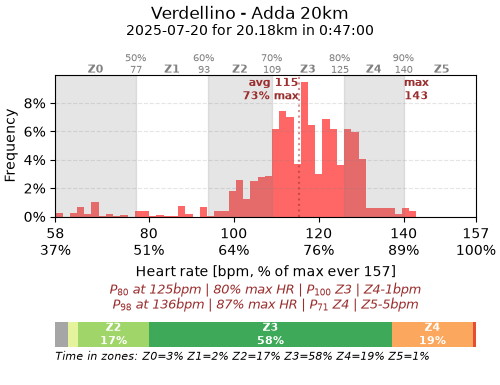

Write the Python code that produced this figure.
from dataclasses import dataclass
from pathlib import Path

import click
import datetime_utils
import matplotlib.pyplot as plt
from garmin_connect_client import ActivityDetailsResponse, ActivitySummaryResponse
from garmin_connect_client.garmin_connect_token_managers import (
    FakeTestGarminConnectTokenManager,
    FileGarminConnectTokenManager,
)
from matplotlib.axes import Axes
from matplotlib.figure import Figure

from ...base_cli_view import ACTIVITY_ID_TYPE, BaseClickCommand
from ...conf import settings
from ...conf.settings_module import ROOT_DIR
from .. import base_api, base_plot
from ..base_plot import PERCENTILE_TO_DRAW_ENUM, _make_subtitle, _make_title


@click.command(
    cls=BaseClickCommand,
    name="plot-simple-ride",
    help="""
    Plot a simple bike ride.
    
    \b
    Examples
    $ san plot-simple-ride 19795436851 --title "Verdellino - Adda 20km" --figure-size 5.0 6.5 -d ~/workspace/sport-monorepo/projects/sport-analysis/output-images/
    """,
)
@click.argument(
    # id (int) of Garmin activity to analyze or "LATEST" or "LATEST-3".
    "garmin-activity-id",
    nargs=1,
    type=ACTIVITY_ID_TYPE,
    # help="Garmin activity id or LATEST or LATEST-3",
)
@click.option(
    "--percentile-to-draw",
    type=click.Choice(tuple(x for x in PERCENTILE_TO_DRAW_ENUM), case_sensitive=False),
    help="Optional percentile to draw in histogram; P80 is great for a 80/20 ride, P98 for a slow ride; eg. P80 | P98",
)
@click.option("--title", type=str)
@click.option(
    "--figure-size",
    nargs=2,
    type=click.Tuple([float, float]),
    help="eg. 5.0 7.0; a tuple of floats",
)
@click.option(
    "--dir",
    "-d",
    "dir_or_file_path",
    type=click.Path(
        # exists=True,
        file_okay=True,
        dir_okay=True,
        readable=True,
        writable=True,
        resolve_path=True,
        path_type=Path,
    ),
    default=ROOT_DIR / "output-images",
    help="Either dir or file path where to store the .png plot",
)
def plot_simple_ride_api_cli_view(
    # id (int) of Garmin activity to analyze or ("LATEST", 0) or ("LATEST", -3).
    garmin_activity_id: int | tuple[str, int],
    percentile_to_draw: PERCENTILE_TO_DRAW_ENUM | None = None,
    title: str | None = None,
    figure_size: tuple[float, float] | None = None,
    dir_or_file_path: Path = ROOT_DIR / "output-images",
) -> None:
    """
    Plot the HR histogram alone for the given Garmin activity id as a bike ride.
    """
    if dir_or_file_path.suffix:  # It's a file.
        if dir_or_file_path.suffix == ".png":  # It's a .png file.
            if dir_or_file_path.exists():
                raise click.BadParameter("The given .png file already exists")
        else:
            raise click.BadParameter("Not a .png file path")
        save_to_png_file_path: Path = dir_or_file_path
    else:  # It's a dir.
        if not dir_or_file_path.exists():
            raise click.BadParameter("The given dir does not exists")
        ts = datetime_utils.now().isoformat()  # Eg. "2025-05-13T21:01:33.752427+02:00".
        save_to_png_file_path: Path = dir_or_file_path / f"{ts}.png"

    plot_ride = PlotSimpleRideApi(
        garmin_activity_id,
        percentile_to_draw=percentile_to_draw,
        title=title,
        figure_size=figure_size,
    )
    return plot_ride.plot(save_to_png_file_path=save_to_png_file_path)


@dataclass
class CollectedData:
    summary_resp: ActivitySummaryResponse = None
    details_resp: ActivityDetailsResponse = None


class PlotSimpleRideApi(base_api.MixinGarminRequestsApi, base_plot.MixinHrPlot):
    def __init__(
        self,
        # id (int) of Garmin activity to analyze or ("LATEST", 0) or ("LATEST", -3).
        garmin_activity_id: int | tuple[str, int],
        percentile_to_draw: PERCENTILE_TO_DRAW_ENUM | str | None = None,
        title: str | None = None,
        figure_size: tuple[float, float] | None = None,
        garmin_connect_token_manager: (
            FileGarminConnectTokenManager | FakeTestGarminConnectTokenManager | None
        ) = None,
    ):
        """
        Args:
            garmin_activity_id: id (int) of Garmin activity to analyze or ("LATEST", 0)
             or ("LATEST", -3).
            percentile_to_draw: either P80 or P98 to draw as vertical line on the
             histogram. Note that both percentiles are always written as text under the
             histogram.
            title: plot title.
            figure_size: customize the figure size, eg. (3.0, 5.5).
            garmin_connect_token_manager: use FakeTestGarminConnectTokenManager when
             replaying VCR episodes.
        """
        super().__init__(garmin_connect_token_manager)

        self.garmin_activity_id = garmin_activity_id
        self.percentile_to_draw = percentile_to_draw
        self.title = title
        self.figure_size = figure_size

        # It's the store for responses collected for all activities.
        self._s: list[CollectedData] = []

        # Matplotlib axes mosaic. This figure is made of 3 charts in 2 rows and 1 col.
        #  These _axes_mosaic represent these 2 rows and 1 col.
        #  Each item in the _axes_mosaic dict is an Axes instance: the x-axis and y-axis
        #  of an actual chart.
        self._axes_mosaic: dict[str, Axes]

    def _plot_hr_histogram(self):
        hr_stream = self._s[0].details_resp.get_heartrate_stream(
            do_remove_none_values=False
        )
        self._plot_hr_histogram_mixin(
            self._axes_mosaic["hr-hist"],
            hr_stream,
            hr_max_ever=settings.HR_MAX_EVER_RIDE,
            percentile_to_draw=self.percentile_to_draw,
        )

    def _plot_hr_zones(self):
        hr_stream = self._s[0].details_resp.get_heartrate_stream(
            do_remove_none_values=False
        )
        self._plot_hr_zones_mixin(
            self._axes_mosaic["hr-zones"],
            hr_stream,
            settings.HR_MIN,
            settings.HR_MAX_EVER_RIDE,
        )

    def plot(self, save_to_png_file_path: Path | str | None = None):
        ## Find the actual Garmin activity, if the garmin id arg was LATEST or LATEST-3.
        original_garmin_activity_id_arg = self.garmin_activity_id
        if (
            # original_garmin_activity_id_arg is a tuple like ("LATEST", 0) or ("LATEST", -3).
            isinstance(original_garmin_activity_id_arg, tuple)
            and original_garmin_activity_id_arg[0] == "LATEST"
        ):
            # Get N-most recent running activity from Garmin API.
            self.garmin_activity_id = self._api_search_activities(
                activity_type="cycling",
                n_results=abs(original_garmin_activity_id_arg[1]) + 1,
            )[-1]
        self.print_activity_urls(
            original_activity_id_arg=original_garmin_activity_id_arg,
            garmin_activity_id=self.garmin_activity_id,
            activity_txt_to_print="ride",
        )

        ## Collect summary and details.
        self._s.append(
            CollectedData(
                summary_resp=self._api_get_activity_summary(self.garmin_activity_id),
                details_resp=self._api_get_activity_details(
                    self.garmin_activity_id,
                    max_metrics_data_count=100 * 1000,
                ),
            )
        )

        self.print_activity_date(self._s[0].summary_resp.summary["startTimeLocal"])

        # Figure.
        figure, self._axes_mosaic = self._make_subplot_mosaic()
        figure: Figure
        self._axes_mosaic: dict[str, Axes]

        # All plots.
        self._plot_hr_histogram()
        self._plot_hr_zones()

        # Title and subtitle.
        title = _make_title(
            activity_original_title=self._s[0].summary_resp.data["activityName"],
            custom_title=self.title,
        )
        figure.suptitle(title + "\n  ")
        subtitle = _make_subtitle(
            activity_original_start_time_local=self._s[0].summary_resp.summary[
                "startTimeLocal"
            ],
            activity_original_duration=self._s[0].summary_resp.summary["duration"],
            activity_original_distance=self._s[0].summary_resp.summary["distance"],
        )
        figure.text(
            figure.get_figwidth() / 2,  # Inches.
            figure.get_figheight() - 0.35,  # Inches.
            subtitle,
            fontsize=10,
            horizontalalignment="center",
            transform=figure.dpi_scale_trans,  # Use inches as figure size.
        )

        # Docs on legend location:
        #  https://matplotlib.org/stable/users/explain/axes/legend_guide.html
        figure.legend(
            loc="outside lower left",
            ncol=1,
            frameon=False,
            fontsize=9,
            labelspacing=0.8,
        )

        if save_to_png_file_path:
            self.print_created_image_path(save_to_png_file_path)
            plt.savefig(save_to_png_file_path)
        else:
            plt.show()

    def _make_figure_size(self) -> tuple[float, float]:
        height = max(len(self._s), 3.5) * 1.1
        return 5, height

    def _make_subplot_mosaic(self) -> tuple[Figure, dict[str, Axes]]:
        # Docs for subplot_mosaic():
        #  https://matplotlib.org/stable/users/explain/axes/arranging_axes.html#variable-widths-or-heights-in-a-grid
        #  https://matplotlib.org/stable/api/_as_gen/matplotlib.pyplot.subplot_mosaic.html#matplotlib.pyplot.subplot_mosaic
        return plt.subplot_mosaic(
            # fmt: off
            [
                # 1 rows, 1 col.
                ["hr-hist", ],
                ["hr-zones", ]
            ],
            # fmt: on
            gridspec_kw=dict(
                # The relative sizes of the subplots.
                width_ratios=[1],
                height_ratios=[5, 1],
            ),
            figsize=self._make_figure_size(),
            layout="constrained",
        )
